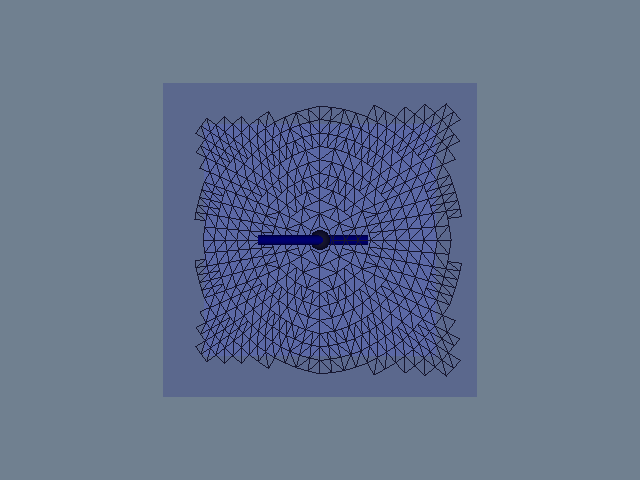

Source code (Python):
#!/usr/bin/env python

# Compute the topology of a 3D vector field using vtkVectorFieldTopology.
# Critical points, separating lines, separating surfaces, and boundary
# switch features are extracted from a vector field derived from the
# wavelet source via vtkArrayCalculator: v = (x+z, y, x-z).

# Factory overrides: importing these modules registers the OpenGL rendering
# and interaction style implementations for vtkRenderingCore factory classes.
import vtkmodules.vtkInteractionStyle  # noqa: F401
import vtkmodules.vtkRenderingOpenGL2  # noqa: F401
# VTK pipeline classes used in this example
from vtkmodules.vtkCommonDataModel import vtkDataObject
from vtkmodules.vtkFiltersCore import vtkArrayCalculator
from vtkmodules.vtkFiltersFlowPaths import vtkVectorFieldTopology
from vtkmodules.vtkImagingCore import vtkRTAnalyticSource
from vtkmodules.vtkRenderingCore import (
    vtkActor,
    vtkDataSetMapper,
    vtkRenderWindow,
    vtkRenderWindowInteractor,
    vtkRenderer,
)

# Colors (normalized RGB)
dark_gray_rgb = (0.1, 0.1, 0.1)
light_gray_rgb = (0.4, 0.4, 0.4)
slate_gray_background_rgb = (0.439, 0.502, 0.565)

# Source: generate a wavelet image data as the computational domain
wavelet = vtkRTAnalyticSource()
wavelet.SetWholeExtent(-10, 10, -10, 10, -10, 10)

# Calculator: define a vector field v = (x+z, y, x-z)
calc = vtkArrayCalculator()
calc.AddCoordinateScalarVariable("coordsX", 0)
calc.AddCoordinateScalarVariable("coordsY", 1)
calc.AddCoordinateScalarVariable("coordsZ", 2)
calc.SetFunction(
    "(coordsX+coordsZ)*iHat + coordsY*jHat + (coordsX-coordsZ)*kHat"
)
calc.SetInputConnection(wavelet.GetOutputPort())

# Filter: compute vector field topology
topo = vtkVectorFieldTopology()
topo.SetInputConnection(calc.GetOutputPort())
topo.SetIntegrationStepUnit(1)
topo.SetSeparatrixDistance(1)
topo.SetIntegrationStepSize(1)
topo.SetMaxNumSteps(1000)
topo.SetComputeSurfaces(True)
topo.SetUseBoundarySwitchPoints(True)
topo.SetUseIterativeSeeding(True)
topo.SetInputArrayToProcess(
    0, 0, 0, vtkDataObject.FIELD_ASSOCIATION_POINTS, "resultArray"
)

# Bounding box: semi-transparent wavelet surface for context
bbox_mapper = vtkDataSetMapper()
bbox_mapper.SetInputConnection(wavelet.GetOutputPort())

bbox_actor = vtkActor()
bbox_actor.SetMapper(bbox_mapper)
bbox_actor.GetProperty().SetColor(light_gray_rgb)
bbox_actor.GetProperty().SetOpacity(0.1)
bbox_actor.GetProperty().SetRepresentationToSurface()

# Critical points (output port 0)
cp_mapper = vtkDataSetMapper()
cp_mapper.SetInputConnection(topo.GetOutputPort(0))

cp_actor = vtkActor()
cp_actor.SetMapper(cp_mapper)
cp_actor.GetProperty().SetColor(dark_gray_rgb)
cp_actor.GetProperty().SetPointSize(20)
cp_actor.GetProperty().SetRenderPointsAsSpheres(True)

# Separating lines (output port 1)
sep_mapper = vtkDataSetMapper()
sep_mapper.SetInputConnection(topo.GetOutputPort(1))

sep_actor = vtkActor()
sep_actor.SetMapper(sep_mapper)
sep_actor.GetProperty().SetColor(dark_gray_rgb)
sep_actor.GetProperty().SetLineWidth(10)
sep_actor.GetProperty().SetRenderLinesAsTubes(True)

# Separating surfaces (output port 2)
surf_mapper = vtkDataSetMapper()
surf_mapper.SetInputConnection(topo.GetOutputPort(2))

surf_actor = vtkActor()
surf_actor.SetMapper(surf_mapper)
surf_actor.GetProperty().SetColor(dark_gray_rgb)
surf_actor.GetProperty().SetRepresentationToWireframe()

# Boundary switch lines (output port 3)
bnd_mapper = vtkDataSetMapper()
bnd_mapper.SetInputConnection(topo.GetOutputPort(3))

bnd_actor = vtkActor()
bnd_actor.SetMapper(bnd_mapper)
bnd_actor.GetProperty().SetColor(dark_gray_rgb)
bnd_actor.GetProperty().SetLineWidth(10)
bnd_actor.GetProperty().SetRenderLinesAsTubes(True)

# Boundary switch surfaces (output port 4)
bnd_surf_mapper = vtkDataSetMapper()
bnd_surf_mapper.SetInputConnection(topo.GetOutputPort(4))

bnd_surf_actor = vtkActor()
bnd_surf_actor.SetMapper(bnd_surf_mapper)
bnd_surf_actor.GetProperty().SetColor(dark_gray_rgb)
bnd_surf_actor.GetProperty().SetRepresentationToWireframe()

# Renderer: assemble the scene and configure the camera
renderer = vtkRenderer()
renderer.AddActor(bbox_actor)
renderer.AddActor(cp_actor)
renderer.AddActor(sep_actor)
renderer.AddActor(surf_actor)
renderer.AddActor(bnd_actor)
renderer.AddActor(bnd_surf_actor)
renderer.SetBackground(slate_gray_background_rgb)

# Window: display the rendered scene
render_window = vtkRenderWindow()
render_window.AddRenderer(renderer)
render_window.SetWindowName("saddle field topology")
render_window.SetMultiSamples(0)
render_window.SetSize(640, 480)

# Scene: configure camera
renderer.ResetCamera()

# Interactor: handle mouse and keyboard events
render_window_interactor = vtkRenderWindowInteractor()
render_window_interactor.SetRenderWindow(render_window)

# Launch the interactive visualization
render_window_interactor.Initialize()
render_window_interactor.Start()
